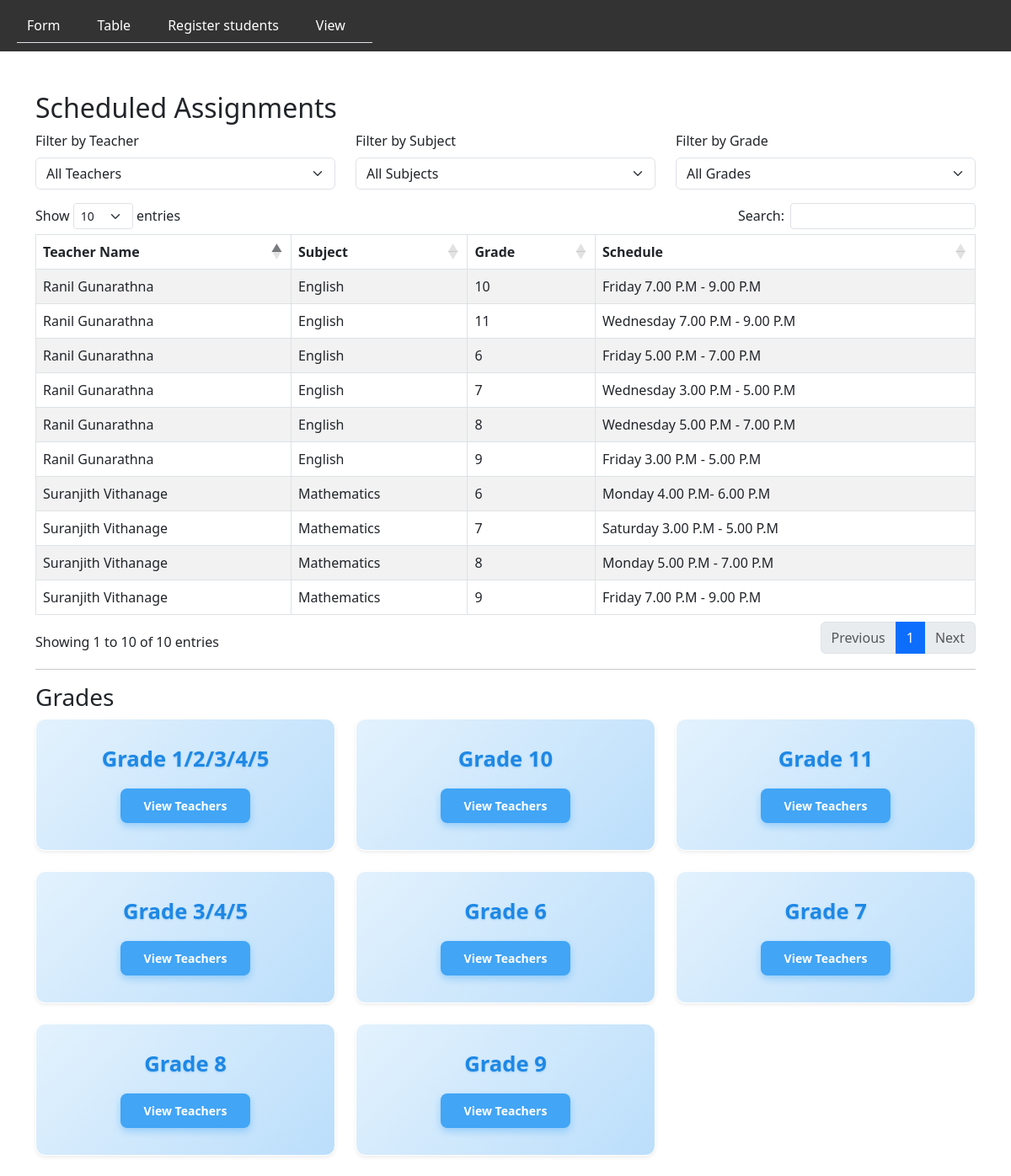
The app's page /check2.php with its own data.
### tables this page shows
CREATE TABLE `teach_sub_reg` (
  `teacher_id` int(11) NOT NULL,
  `class_id` int(11) NOT NULL,
  `subject_id` int(11) NOT NULL,
  `schedule` varchar(100) DEFAULT NULL
);

CREATE TABLE `teacher` (
  `teacher_id` int(11) NOT NULL,
  `full_name` varchar(100) DEFAULT NULL,
  `email` varchar(255) DEFAULT NULL,
  `contact_no` text DEFAULT NULL,
  `dob` date DEFAULT NULL,
  `address` varchar(255) DEFAULT NULL,
  `password` varchar(100) DEFAULT NULL,
  `qualification` varchar(255) DEFAULT NULL,
  `photo` varchar(255) DEFAULT NULL
);

CREATE TABLE `subject` (
  `subject_id` int(10) UNSIGNED NOT NULL,
  `name` varchar(100) NOT NULL
);

CREATE TABLE `class` (
  `class_id` int(11) NOT NULL,
  `grade` varchar(100) DEFAULT NULL
);

### check2.php (the view, shortened to what this page needs)
<?php
include 'db.php';
?>
<!DOCTYPE html>
<html lang="en">
<head>
    <link href="https://cdn.jsdelivr.net/npm/bootstrap@5.3.0/dist/css/bootstrap.min.css" rel="stylesheet" />
    <link href="https://cdn.datatables.net/1.13.4/css/dataTables.bootstrap5.min.css" rel="stylesheet" />
</head>
<body>
<?php include "check_nav.php"; ?>
<div class="container mt-5">
    <h2>Scheduled Assignments</h2>
    <div class="row mb-3">
        <div class="col-md-4">
            <label for="filterTeacher" class="form-label">Filter by Teacher</label>
            <select id="filterTeacher" class="form-select">
                <option value="">All Teachers</option>
            </select>
        </div>
        <div class="col-md-4">
            <label for="filterSubject" class="form-label">Filter by Subject</label>
            <select id="filterSubject" class="form-select">
                <option value="">All Subjects</option>
            </select>
        </div>
        <div class="col-md-4">
            <label for="filterGrade" class="form-label">Filter by Grade</label>
            <select id="filterGrade" class="form-select">
                <option value="">All Grades</option>
            </select>
        </div>
    </div>
    <table id="scheduleTable" class="table table-striped table-bordered">
        <thead>
            <tr>
                <th>Teacher Name</th>
                <th>Subject</th>
                <th>Grade</th>
                <th>Schedule</th>
            </tr>
        </thead>
        <tbody>
            <?php
            $sql = "SELECT tsr.teacher_id, t.full_name, tsr.subject_id, s.name as subject_name,
                        tsr.class_id, c.grade, tsr.schedule
                    FROM teach_sub_reg tsr
                    JOIN teacher t ON tsr.teacher_id = t.teacher_id
                    JOIN subject s ON tsr.subject_id = s.subject_id
                    JOIN class c ON tsr.class_id = c.class_id
                    ORDER BY t.full_name, s.name, c.grade";
            $result = mysqli_query($conn, $sql);
            while ($row = mysqli_fetch_assoc($result)) {
                echo "<tr>";
                echo "<td>" . htmlspecialchars($row['full_name']) . "</td>";
                echo "<td>" . htmlspecialchars($row['subject_name']) . "</td>";
                echo "<td>" . htmlspecialchars($row['grade']) . "</td>";
                echo "<td>" . htmlspecialchars($row['schedule']) . "</td>";
                echo "</tr>";
            }
            ?>
        </tbody>
    </table>
    <hr />
    <h3>Grades</h3>
    <div class="row">
    <?php
    $res_grades = mysqli_query($conn, "SELECT DISTINCT grade FROM class ORDER BY grade");
    while ($grade_row = mysqli_fetch_assoc($res_grades)) {
        $grade_val = htmlspecialchars($grade_row['grade']);
        echo "
        <div class='col-md-4 mb-4'>
          <div class='card grade-card shadow-sm'>
            <div class='card-body text-center'>
              <h5 class='card-title'>Grade {$grade_val}</h5>
              <button class='btn view-teachers-btn btn-sm' data-grade='{$grade_val}'>View Teachers</button>
            </div>
          </div>
        </div>";
    }
    ?>
</div>
</div>
</body>
</html>

### check2.php (style rules this page uses)
.grade-card { background: linear-gradient(135deg, #e3f2fd, #bbdefb); border: 1.5px solid rgb(255, 255, 255); border-radius: 12px; box-shadow: 0 4px 12px rgba(100, 181, 246, 0.25); transition: transform 0.3s ease, box-shadow 0.3s ease; cursor: pointer; }
.grade-card .card-body { padding: 2rem 1.5rem; }
.grade-card .card-title { font-size: 1.6rem; font-weight: 700; margin-bottom: 1.2rem; color: #1e88e5; text-shadow: 0 1px 2px rgba(30, 136, 229, 0.3); }
.grade-card .view-teachers-btn { background-color: #42a5f5; color: white; border: none; padding: 10px 28px; font-weight: 600; border-radius: 8px; box-shadow: 0 4px 8px rgba(66, 165, 245, 0.4); transition: background-color 0.3s ease, box-shadow 0.3s ease; }

### records on screen
teach_sub_reg: teacher.full_name "Ranil Gunarathna", subject.name "English", class.grade "10", schedule "Friday 7.00 P.M - 9.00 P.M"
teach_sub_reg: teacher.full_name "Ranil Gunarathna", subject.name "English", class.grade "11", schedule "Wednesday 7.00 P.M - 9.00 P.M"
teach_sub_reg: teacher.full_name "Ranil Gunarathna", subject.name "English", class.grade "6", schedule "Friday 5.00 P.M - 7.00 P.M"
teach_sub_reg: teacher.full_name "Ranil Gunarathna", subject.name "English", class.grade "7", schedule "Wednesday 3.00 P.M - 5.00 P.M"
teach_sub_reg: teacher.full_name "Ranil Gunarathna", subject.name "English", class.grade "8", schedule "Wednesday 5.00 P.M - 7.00 P.M"
teach_sub_reg: teacher.full_name "Ranil Gunarathna", subject.name "English", class.grade "9", schedule "Friday 3.00 P.M - 5.00 P.M"
teach_sub_reg: teacher.full_name "Suranjith Vithanage", subject.name "Mathematics", class.grade "6", schedule "Monday 4.00 P.M- 6.00 P.M"
teach_sub_reg: teacher.full_name "Suranjith Vithanage", subject.name "Mathematics", class.grade "7", schedule "Saturday 3.00 P.M - 5.00 P.M"
teach_sub_reg: teacher.full_name "Suranjith Vithanage", subject.name "Mathematics", class.grade "8", schedule "Monday 5.00 P.M - 7.00 P.M"
teach_sub_reg: teacher.full_name "Suranjith Vithanage", subject.name "Mathematics", class.grade "9", schedule "Friday 7.00 P.M - 9.00 P.M"

### other values on screen
$grade_val "1/2/3/4/5"
$grade_val "10"
$grade_val "11"
$grade_val "3/4/5"
$grade_val "6"
$grade_val "7"
$grade_val "8"
$grade_val "9"
